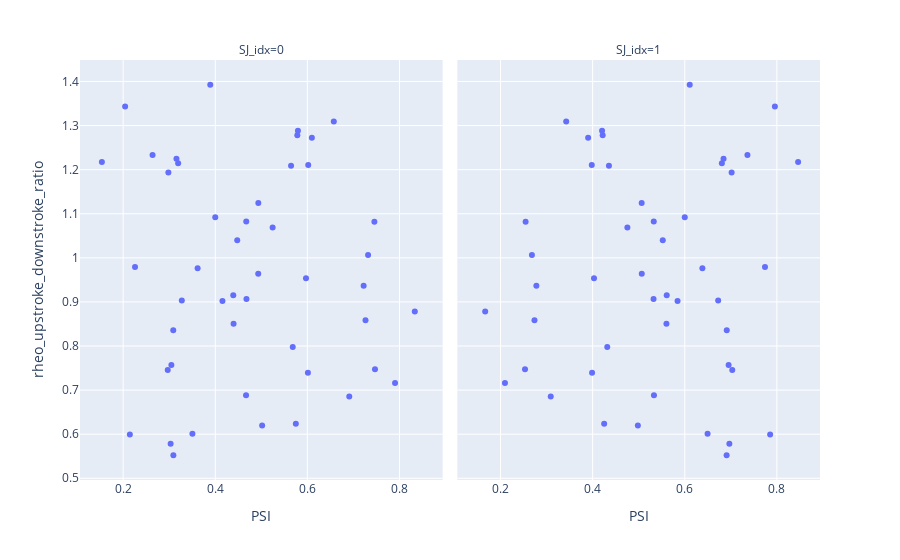

Source (notebook cell):
### Code cell
adata.plot_SJ_prop_sc_ttype(intron_group, ephys_prop)

### Figure 1 — Plotly figure (JSON) as saved in the notebook; plotly's stock layout.template omitted (floating-point values rounded to 4 significant figures)
{"data": [{"hovertemplate": "<b>%{hovertext}</b><br><br>SJ_idx=0<br>PSI=%{x}<br>rheo_upstroke_downstroke_ratio=%{y}<extra></extra>", "hovertext": ["Sst Calb2 Pdlim5", "Sst Esm1", "Sst Calb2 Necab1", "Sst Hpse Cbln4", "Sst Tac2 Myh4", "Pvalb Tpbg", "Vip Crispld2 Kcne4", "Vip Pygm C1ql1", "Vip Lmo1 Myl1", "Pvalb Vipr2", "Vip Rspo4 Rxfp1 Chat", "Pvalb Reln Itm2a", "Sst Chodl", "Pvalb Akr1c18 Ntf3", "Pvalb Gabrg1", "Pvalb Sema3e Kank4", "Sst Tac1 Htr1d", "Sst Crhr2 Efemp1", "Sst Tac1 Tacr3", "Sst Rxfp1 Prdm8", "Sst Crh 4930553C11Rik ", "Sst Tac2 Tacstd2", "Pvalb Reln Tac1", "Pvalb Th Sst", "Sst Nts", "Sst Hpse Sema3c", "Sst Rxfp1 Eya1", "Sst Mme Fam114a1", "Sst Myh8 Etv1 ", "Lamp5 Lsp1", "Lamp5 Plch2 Dock5", "Lamp5 Ntn1 Npy2r", "Sncg Vip Itih5", "Vip Lect1 Oxtr", "Sst Nr2f2 Necab1", "Sncg Vip Nptx2", "Vip Crispld2 Htr2c", "Vip Ptprt Pkp2", "Pvalb Gpr149 Islr", "Sncg Gpr50", "Lamp5 Fam19a1 Tmem182", "Vip Col15a1 Pde1a", "Serpinf1 Aqp5 Vip", "Pvalb Calb1 Sst", "Vip Chat Htr1f", "Vip Lmo1 Fam159b", "Vip Arhgap36 Hmcn1"], "legendgroup": "", "marker": {"color": "#636efa", "symbol": "circle"}, "mode": "markers", "name": "", "orientation": "v", "showlegend": false, "type": "scatter", "x": [0.5646, 0.3892, 0.5782, 0.6575, 0.3504, 0.691, 0.4669, 0.2146, 0.3031, 0.575, 0.3091, 0.7904, 0.5018, 0.7468, 0.5795, 0.7455, 0.6019, 0.4935, 0.7263, 0.4678, 0.4673, 0.5683, 0.8333, 0.3617, 0.3274, 0.7319, 0.6012, 0.7222, 0.4392, 0.4156, 0.2968, 0.4398, 0.3048, 0.3088, 0.597, 0.2258, 0.3158, 0.2639, 0.6098, 0.4, 0.4933, 0.4478, 0.2043, 0.5246, 0.2982, 0.3194, 0.1538], "xaxis": "x", "y": [1.209, 1.393, 1.278, 1.309, 0.6007, 0.6853, 0.6881, 0.599, 0.5785, 0.6234, 0.5522, 0.7159, 0.6195, 0.7474, 1.288, 1.082, 1.21, 1.124, 0.8586, 0.9065, 1.082, 0.7979, 0.878, 0.9762, 0.9029, 1.006, 0.7394, 0.9369, 0.9153, 0.9022, 0.7457, 0.8506, 0.7567, 0.836, 0.9535, 0.9791, 1.225, 1.233, 1.272, 1.092, 0.9638, 1.04, 1.343, 1.069, 1.194, 1.215, 1.217], "yaxis": "y"}, {"hovertemplate": "<b>%{hovertext}</b><br><br>SJ_idx=1<br>PSI=%{x}<br>rheo_upstroke_downstroke_ratio=%{y}<extra></extra>", "hovertext": ["Sst Calb2 Pdlim5", "Sst Esm1", "Sst Calb2 Necab1", "Sst Hpse Cbln4", "Sst Tac2 Myh4", "Pvalb Tpbg", "Vip Crispld2 Kcne4", "Vip Pygm C1ql1", "Vip Lmo1 Myl1", "Pvalb Vipr2", "Vip Rspo4 Rxfp1 Chat", "Pvalb Reln Itm2a", "Sst Chodl", "Pvalb Akr1c18 Ntf3", "Pvalb Gabrg1", "Pvalb Sema3e Kank4", "Sst Tac1 Htr1d", "Sst Crhr2 Efemp1", "Sst Tac1 Tacr3", "Sst Rxfp1 Prdm8", "Sst Crh 4930553C11Rik ", "Sst Tac2 Tacstd2", "Pvalb Reln Tac1", "Pvalb Th Sst", "Sst Nts", "Sst Hpse Sema3c", "Sst Rxfp1 Eya1", "Sst Mme Fam114a1", "Sst Myh8 Etv1 ", "Lamp5 Lsp1", "Lamp5 Plch2 Dock5", "Lamp5 Ntn1 Npy2r", "Sncg Vip Itih5", "Vip Lect1 Oxtr", "Sst Nr2f2 Necab1", "Sncg Vip Nptx2", "Vip Crispld2 Htr2c", "Vip Ptprt Pkp2", "Pvalb Gpr149 Islr", "Sncg Gpr50", "Lamp5 Fam19a1 Tmem182", "Vip Col15a1 Pde1a", "Serpinf1 Aqp5 Vip", "Pvalb Calb1 Sst", "Vip Chat Htr1f", "Vip Lmo1 Fam159b", "Vip Arhgap36 Hmcn1"], "legendgroup": "", "marker": {"color": "#636efa", "symbol": "circle"}, "mode": "markers", "name": "", "orientation": "v", "showlegend": false, "type": "scatter", "x": [0.4354, 0.6108, 0.4218, 0.3425, 0.6496, 0.309, 0.5331, 0.7854, 0.6969, 0.425, 0.6909, 0.2096, 0.4982, 0.2532, 0.4205, 0.2545, 0.3981, 0.5065, 0.2737, 0.5322, 0.5327, 0.4317, 0.1667, 0.6383, 0.6726, 0.2681, 0.3988, 0.2778, 0.5608, 0.5844, 0.7032, 0.5602, 0.6952, 0.6912, 0.403, 0.7742, 0.6842, 0.7361, 0.3902, 0.6, 0.5067, 0.5522, 0.7957, 0.4754, 0.7018, 0.6806, 0.8462], "xaxis": "x2", "y": [1.209, 1.393, 1.278, 1.309, 0.6007, 0.6853, 0.6881, 0.599, 0.5785, 0.6234, 0.5522, 0.7159, 0.6195, 0.7474, 1.288, 1.082, 1.21, 1.124, 0.8586, 0.9065, 1.082, 0.7979, 0.878, 0.9762, 0.9029, 1.006, 0.7394, 0.9369, 0.9153, 0.9022, 0.7457, 0.8506, 0.7567, 0.836, 0.9535, 0.9791, 1.225, 1.233, 1.272, 1.092, 0.9638, 1.04, 1.343, 1.069, 1.194, 1.215, 1.217], "yaxis": "y2"}], "layout": {"annotations": [{"font": {}, "showarrow": false, "text": "SJ_idx=0", "x": 0.245, "xanchor": "center", "xref": "paper", "y": 1, "yanchor": "bottom", "yref": "paper"}, {"font": {}, "showarrow": false, "text": "SJ_idx=1", "x": 0.755, "xanchor": "center", "xref": "paper", "y": 1, "yanchor": "bottom", "yref": "paper"}], "legend": {"tracegroupgap": 0}, "margin": {"t": 60}, "xaxis": {"anchor": "y", "domain": [0, 0.49], "title": {"text": "PSI"}}, "xaxis2": {"anchor": "y2", "domain": [0.51, 1], "matches": "x", "title": {"text": "PSI"}}, "yaxis": {"anchor": "x", "domain": [0, 1], "title": {"text": "rheo_upstroke_downstroke_ratio"}}, "yaxis2": {"anchor": "x2", "domain": [0, 1], "matches": "y", "showticklabels": false}}}
